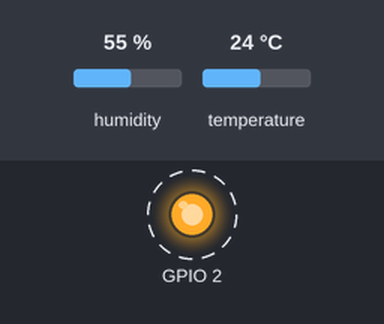
Recording of a sketch running on a simulated ESP32. Shown: output pins drawn as LEDs (lit = HIGH). Dashed ring = blinking. The test bench sets the inputs (shaded band); at power-on: humidity 55 %, temperature 24 °C. WiFi joins after 1.5 s; servers stay silent unless stated; uploads are accepted with an empty reply; the local clock reads 2024-03-15 10:24:30 at power-on unless the sketch sets it; what the sketch prints to the serial monitor is not drawn.

Above: at 5.9 s.
Timing chart, 0 to 10.6 s (numbered marks = the images above):
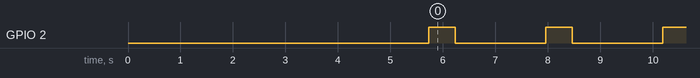

Measured:
- by itself, GPIO 2: alternates HIGH for 0.50 s and LOW for 1.7 s

The sketch:

ESP32-DHT11-DS3231-Wifi.ino
```cpp
#include <Arduino.h>
#include <WiFi.h>
#include <WiFiMulti.h>
#include <HTTPClient.h>
#include <WiFiClient.h>

#include "DHT.h"        // including the library of DHT11 temperature and humidity sensor

#define DHTTYPE DHT11
#define dht_dpin 4
DHT dht(dht_dpin, DHTTYPE);

#include "RTClib.h"
RTC_DS3231 rtc;
char daysOfTheWeek[7][12] = {"Sunday", "Monday", "Tuesday", "Wednesday", "Thursday", "Friday", "Saturday"};
String board_id = "001";

WiFiMulti wifiMulti;

void setup(void)
{
  Serial.begin(115200);
  pinMode(2, OUTPUT);

  Serial.println();
  for (uint8_t t = 4; t > 0; t--) {
    Serial.printf("[SETUP] WAIT %d...\n", t);
    Serial.flush();
    delay(1000);
  }
#ifndef ESP8266
  while (!Serial); // wait for serial port to connect. Needed for native USB
#endif

  if (! rtc.begin()) {
    Serial.println("Couldn't find RTC");
    Serial.flush();
    while (1) delay(10);
  }

  if (rtc.lostPower()) {
    Serial.println("RTC lost power, let's set the time!");
    // When time needs to be set on a new device, or after a power loss, the
    // following line sets the RTC to the date & time this sketch was compiled
    rtc.adjust(DateTime(F(__DATE__), F(__TIME__)));
    // This line sets the RTC with an explicit date & time, for example to set
    // January 21, 2014 at 3am you would call:
    // rtc.adjust(DateTime(2014, 1, 21, 3, 0, 0));
  }

  WiFi.mode(WIFI_STA);
  wifiMulti.addAP("MiwaMew", "1122334455");  // Replace SSID & PASSWORD by Your WiFi Network Name & Pass
  Serial.println("Connecting Wifi...");
  if (wifiMulti.run() == WL_CONNECTED) {
    Serial.println("");
    Serial.println("WiFi connected");
    Serial.println("IP address: ");
    Serial.println(WiFi.localIP());
  }

  dht.begin();
}
void loop() {
  /* Reading Temp & Humadity Values of DHT */
  float h = dht.readHumidity();
  float t = dht.readTemperature();
  float f = dht.readTemperature(true);
  if (isnan(h) || isnan(t) || isnan(f)) {
    Serial.println(F("Failed to read from DHT sensor!"));
    return;
  }
  Serial.print("Current humidity = ");
  Serial.print(h);
  Serial.print("%  ");
  Serial.print("temperature = ");
  Serial.print(t);
  Serial.print("C  ");
  Serial.print("temperatureF = ");
  Serial.print(f);
  Serial.println("F  ");

  DateTime now = rtc.now();
  Serial.print(now.year(), DEC);
  int y = now.year();
  Serial.print('/');
  Serial.print(now.month(), DEC);
  int m = now.month();
  Serial.print('/');
  Serial.print(now.day(), DEC);
  int d2 = now.day();
  Serial.print(" (");
  Serial.print(daysOfTheWeek[now.dayOfTheWeek()]);
  String d1 = daysOfTheWeek[now.dayOfTheWeek()];
  Serial.print(") ");
  Serial.print(now.hour(), DEC);
  int th = now.hour();
  Serial.print(':');
  Serial.print(now.minute(), DEC);
  int tm = now.minute();
  Serial.print(':');
  Serial.print(now.second(), DEC);
  int ts = now.second();

  /* Passing Data To Your Running DataBase */
  if ((wifiMulti.run() == WL_CONNECTED)) {
    WiFiClient client;
    HTTPClient http;
    Serial.print("[HTTP] begin...\n");
    /* Make sure to replace the http by your API & replace the localhost by your IP address */

    if (http.begin(client, "http://backend-embedded.herokuapp.com/add?bi=" + board_id + "&temp=" + String(t) + "&tempf=" + String(f) + "&hum=" + String(h) + "&aa=" + d1 + "&bb=" + String(d2) + "&cc=" + String(m) + "&dd=" + String(y) + "&ee=" + String(th) + "&ff=" + String(tm) + "&gg=" + String(ts))) { // HTTP
      Serial.print("[HTTP] GET...\n");
      // start connection and send HTTP header
      int httpCode = http.GET();
      // httpCode will be negative on error
      if (httpCode > 0) {
        // HTTP header has been send and Server response header has been handled
        Serial.printf("[HTTP] GET... code: %d\n", httpCode);
        // file found at server
        if (httpCode == HTTP_CODE_OK || httpCode == HTTP_CODE_MOVED_PERMANENTLY) {
          String payload = http.getString();
          Serial.println(payload);
          digitalWrite(2, HIGH);   // turn the LED on (HIGH is the voltage level)
          delay(500);                       // wait for a second
          digitalWrite(2, LOW);    // turn the LED off by making the voltage LOW
          delay(500);
        }
      }
      else {
        Serial.printf("[HTTP] GET... failed, error: %s\n", http.errorToString(httpCode).c_str());
      }
      http.end();
    }
    else {
      Serial.printf("[HTTP} Unable to connect\n");
    }
  }
  else {
    Serial.println("WiFi not connected!");
    delay(1000);
  }

  delay(1000);
}
```
